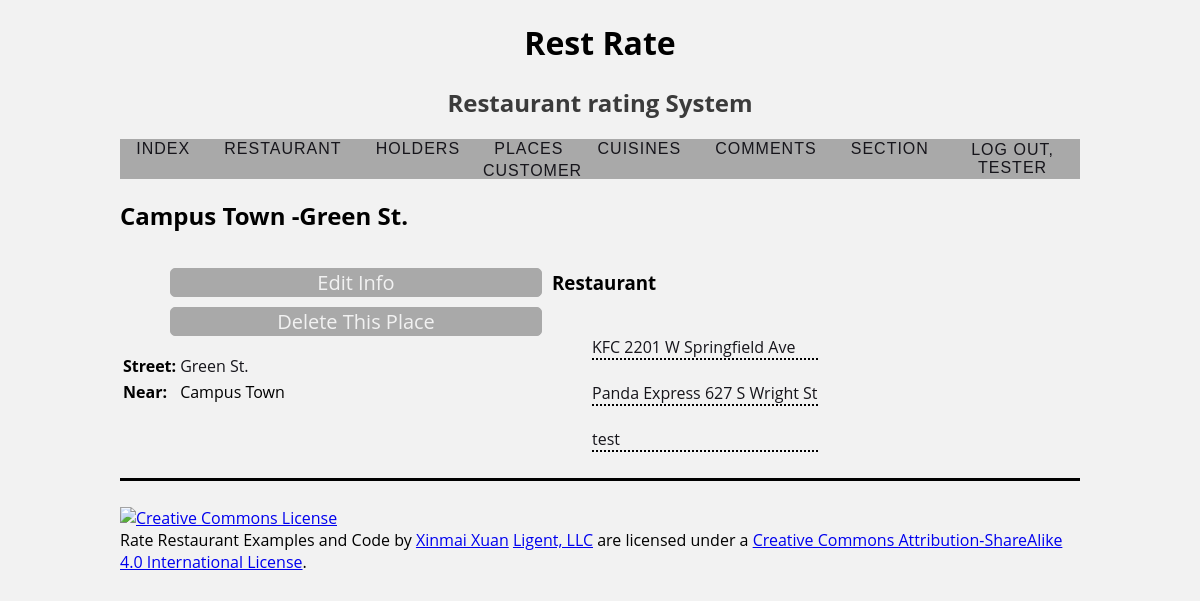
/place/1 (signed in), run on the app's committed database.
### rateinfo/models.py (models this page shows, shortened)
class Place(models.Model):
    place_id = models.AutoField(primary_key=True)
    place_place = models.CharField(max_length=225)
    place_street = models.CharField(max_length=225)
    def __str__(self):
        return f'{self.place_place} -{self.place_street}'
    def get_update_url(self):
        return reverse('rateinfo_place_update_urlpattern',
                       kwargs={'pk': self.pk}
                       )
    def get_delete_url(self):
        return reverse('rateinfo_place_delete_urlpattern',
                       kwargs={'pk': self.pk}
                       )
    class Meta:
        ordering = ['place_place', 'place_street']

class Restaurant(models.Model):
    restaurant_id = models.AutoField(primary_key=True)
    restaurant_name = models.CharField(max_length=127)
    restaurant_place_id = models.ForeignKey(Place, related_name='restaurants', on_delete=models.PROTECT)
    restaurant_holder_id = models.ForeignKey(Holder, related_name='restaurants', on_delete=models.PROTECT)
    restaurant_type = models.ForeignKey(Type, related_name='restaurants', on_delete=models.PROTECT)
    def get_absolute_url(self):
        return reverse('rateinfo_restaurant_detail_urlpattern',
                       kwargs={'pk': self.pk}
                       )
    class Meta:
        ordering = ['restaurant_name', 'restaurant_holder_id']

### rateinfo/views.py (the view)
class PlaceDetail(LoginRequiredMixin, PermissionRequiredMixin, DetailView):
    model = Place
    permission_required = 'rateinfo.view_place'
    def get_context_data(self, **kwargs):
        context = super(DetailView, self).get_context_data(**kwargs)
        place = self.get_object()
        restaurant_list = place.restaurants.all()
        context['restaurant_list'] = restaurant_list
        return context

### rateinfo/templates/rateinfo/place_detail.html (shortened to what this page needs)
{% extends 'rateinfo/base.html' %}
{% load static %}
{% block head %}
    <link rel="stylesheet" type="text/css"
          href="{% static 'rateinfo/details.css' %}">
    {% endblock %}
{% block content %}
    <h2>{{ place }}</h2>
    <div class="detail-container">
    <div class="detail-info">
    <ul class="detail-edit">
    {% if perms.rateinfo.change_place %}
        <li>
            <a href = "{{ place.get_update_url }}">Edit Info</a>
        </li>
        {% endif %}
    {% if perms.rateinfo.delete_place %}
        <li>
            <a href = "{{ place.get_delete_url }}">Delete This Place</a>
        </li>
    {% endif %}
    </ul>
    <section>
        <table class="detail-table">
            <tr>
                <th>Street:</th>
                <td><a href="">{{ place.place_street }}</a></td>
            </tr>
            <tr>
                <th>Near:</th>
                <td>{{ place.place_place }}</td>
            </tr>
        </table>
    </section>
</div>
<div class="detail-full">
    <section>
        <h3>Restaurant</h3>
        <ul>
            {% for restaurant in restaurant_list %}
            <div class="detail-full-list">
            <br />
                <li>
                    <a href="{{ restaurant.get_absolute_url }}">{{ restaurant.restaurant_name }}</a>
                </li>
            </div>
            {% empty %}
                <li><em>There are currently no section for this course.</em></li>
            {% endfor %}
        </ul>
    </section>
</div>
</div>
{% endblock %}

### rateinfo/templates/rateinfo/base.html (shortened to what this page needs)
{% load static %}
<!DOCTYPE html>
<html lang="en">
<head>
    <link rel="stylesheet" type="text/css"
          href="{% static 'rateinfo/style.css' %}">
    {% block head %}{% endblock %}
</head>
<body>
<div>
    <header>
        <h1>Rest Rate</h1>
        <h2>Restaurant rating System</h2>
    </header>
<div class="menu_row">
    <nav>
                <a href="{% url 'index_urlpattern' %}">
                    Index</a>
                <a href="{% url 'rateinfo_restaurant_list_urlpattern' %}">
                    Restaurant</a>
                <a href="{% url 'rateinfo_holder_list_urlpattern' %}">
                    Holders</a>
                <a href="{% url 'rateinfo_place_list_urlpattern' %}">
                    Places</a>
                <a href="{% url 'rateinfo_type_list_urlpattern' %}">
                    Cuisines</a>
                <a href="{% url 'rateinfo_comment_list_urlpattern' %}">
                    Comments</a>
                <a href="{% url 'rateinfo_section_list_urlpattern' %}">
                    Section</a>
            {% if perms.rateinfo.view_customer %}
                <a href="{% url 'rateinfo_customer_list_urlpattern' %}">
                    Customer</a>
            {% endif %}
    </nav>
    <div class="status_row">
        <div class="offset-by-eight four columns">
                {% if user.is_authenticated %}
                        <a href="{% url 'logout_urlpattern' %}">
                        Log Out, {{ user.get_username }}</a>
                {% endif %}
        </div>
    </div>
</div>
    <main>
        {% block content %}{% endblock %}
    </main>
</div>
<footer>
    <p>
        <a rel="license" href="http://creativecommons.org/licenses/by-sa/4.0/">
            <img alt="Creative Commons License" style="border-width:0"
                 src="https://i.creativecommons.org/l/by-sa/4.0/88x31.png"/>
        </a><br/><span xmlns:dct="http://purl.org/dc/terms/" property="dct:title">Rate Restaurant Examples and Code</span>
        by
        <a xmlns:cc="https://www.linkedin.com/in/xinmai-xuan-12a091183/" href="https://www.linkedin.com/in/xinmai-xuan-12a091183/" property="cc:attributionName"
           rel="cc:attributionURL">Xinmai Xuan</a>
        <a xmlns:cc="http://creativecommons.org/ns#" href="https://www.ligent.net" property="cc:attributionName"
           rel="cc:attributionURL">Ligent, LLC</a> are licensed under a
        <a rel="license" href="http://creativecommons.org/licenses/by-sa/4.0/">Creative Commons Attribution-ShareAlike
            4.0 International License</a>.
    </p>
</footer>
</body>
</html>

### static/rateinfo/style.css (style rules this page uses)
body { width: auto; margin-left: 10%; margin-right: 10%; background: #f2f2f2; font-family: 'Open Sans', sans-serif; }
body>div>header { text-align: center; }
body>div>header>h2 { color: rgba(31,31,31,0.87) }
nav { width: 100%; position: center; top:50px; text-align:center; }
nav>a { font-family: 'Oswald', sans-serif; font-weight:500; text-transform:uppercase; text-decoration:none; color:#16151b; margin:0 15px; font-size:16px; letter-spacing:1px; position:relative; display:inline-block; }
nav>a:before { content:''; position: absolute; width: 100%; height: 3px; background:#16151b; top:47%; animation:out 0.2s cubic-bezier(1, 0, 0.58, 0.97) 1 both; }
.menu_row { background-color: darkgrey; height: 40px; display: flex; align-items: center; justify-content: center; }
.status_row { float: right; position: relative; font-family: 'Oswald', sans-serif; font-weight: 500; text-transform: uppercase; text-decoration: none; color: #16151b; letter-spacing: 1px; display: inline-block; }
.offset-by-eight>a { color: #16151b; text-decoration: none; text-align: center; float: right; }
footer { border-top: solid; padding-top: 10px; margin-top: 10px; }

### static/rateinfo/details.css (style rules this page uses)
.detail-container { display: flex; }
.detail-info { vertical-align: top; position: relative; display: inline-block; width: 45%; }
.detail-edit li { list-style: none; width: auto; height: auto; border: 1px solid #A9A9A9; background: #A9A9A9; text-align: center; color: #fff; border-radius: 5px; cursor: pointer; font-size: 20px; margin: 10px; }
.detail-edit li a { text-decoration: none; color: #f2f2f2; }
.detail-table { text-align: left; }
.detail-full-list { border-bottom: black 2pt dotted; }
.detail-full-list li { list-style: none; }
.detail-full-list li a { text-decoration: none; color: #16151b; }
.detail-table tr td a { text-decoration: none; color: #16151b; }

### data on the page
Place: place_place+place_street "Campus Town -Green St.", place_street "Green St.", place_place "Campus Town"
Restaurant: restaurant_name "KFC 2201 W Springfield Ave"
Restaurant: restaurant_name "Panda Express 627 S Wright St"
Restaurant: restaurant_name "test"

### other printed values
{{ user.get_username }} "TESTER"
